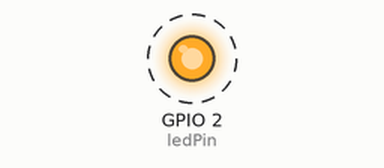
The sketch below on a simulated ESP32. On the bench: output pins drawn as LEDs (lit = HIGH). Dashed ring = blinking.

Above: at 0.2 s.
Timing chart, 0 to 3.0 s (numbered marks = the images above):
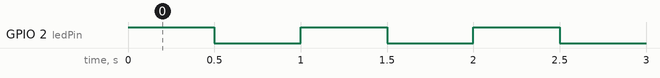

Measured:
- by itself, GPIO 2 (ledPin): alternates HIGH for 0.50 s and LOW for 0.50 s

The sketch:

ESP32_BLINK_BUILT-IN_LIGHT.ino
```cpp
/*
============================================================================
FILE : ESP32 BLINK BUILT-IN LIGHT
AUTHOR : Christian Andrie Asne
DESCRIPTION : A program for blinking the built-in LED on ESP32
============================================================================
*/

//#include <LiquidCrystal_I2C.h>
// Set the LCD address to 0x27 for a 16 chars and 2 line display
//LiquidCrystal_I2C lcd(0x27, 16, 2);
// watch video for details of 0x3F I2C address
// end of settings for LCD1602 with I2C

int ledPin = 2; //Pin where LED is connected
void setup() {
  // put your setup code here, to run once:
  pinMode(ledPin, OUTPUT);
  //lcd.begin();
  //lcd.backlight();
}

void loop() {
  // put your main code here, to run repeatedly:
    //lcd.clear();
    //lcd.print("HIGH");
    digitalWrite(2, HIGH);
    delay(500);
    //lcd.clear();
    //lcd.print("LOW");
    digitalWrite(2, LOW);
    delay(500);

}
```
